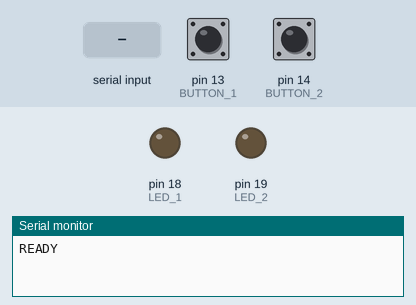
A sketch run on a simulated Arduino Uno, built with avr-gcc and run on an emulated ATmega328P. Shown: output pins drawn as LEDs (lit = HIGH), the last lines printed to the serial monitor. Inputs (shaded band) come from the test bench; at power-on: pin 13 (BUTTON_1) HIGH, pin 14 (BUTTON_2) HIGH.

Above: at 3.3 s.
3.4 s: pin 13 (BUTTON_1) pulled LOW for 0.15 s
At 4.4 s:
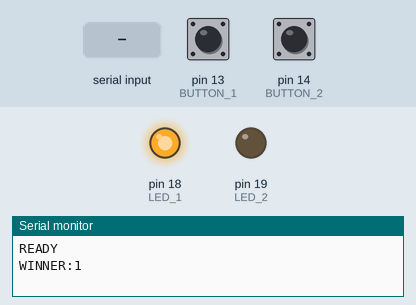
5.0 s: "RESET" received over Serial
At 7.1 s:
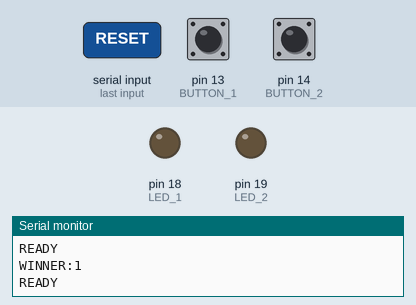
7.5 s: pin 14 (BUTTON_2) pulled LOW for 0.15 s
At 8.6 s:
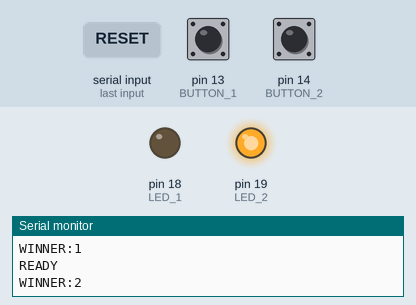
Timing chart, 0 to 10.5 s (numbered marks = the images above; inputs shaded):
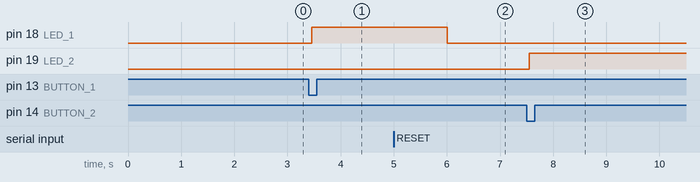

The sketch:

quiz_2teams_simple.ino
```cpp
/*
 * SIMPLIFIED 2-Team Quiz Buzzer - Debug Version
 *
 * This simplified version helps isolate serial communication issues
 *
 * Wiring:
 *  - Team 1 button: GPIO13 (D13) to GND
 *  - Team 2 button: GPIO14 (D14) to GND
 *  - Team 1 LED: GPIO18 (D18) -> LED+ -> 220R -> GND
 *  - Team 2 LED: GPIO19 (D19) -> LED+ -> 220R -> GND
 */

const int BUTTON_1 = 13;
const int BUTTON_2 = 14;
const int LED_1 = 18;
const int LED_2 = 19;

bool gameActive = true;
int winner = 0;

void setup() {
  // Start serial with delay
  Serial.begin(9600);  // Using 9600 for testing
  delay(2000);  // Wait longer for serial to stabilize

  // Configure pins
  pinMode(BUTTON_1, INPUT_PULLUP);
  pinMode(BUTTON_2, INPUT_PULLUP);
  pinMode(LED_1, OUTPUT);
  pinMode(LED_2, OUTPUT);

  // Turn off LEDs
  digitalWrite(LED_1, LOW);
  digitalWrite(LED_2, LOW);

  // Send ready message
  Serial.println("READY");
  delay(100);
}

void loop() {
  // Check for serial reset command
  if (Serial.available()) {
    String cmd = Serial.readString();
    cmd.trim();
    if (cmd == "RESET") {
      resetGame();
    }
  }

  // Simple button checking (if game active)
  if (gameActive) {
    // Team 1 button
    if (digitalRead(BUTTON_1) == LOW) {
      delay(50);  // Simple debounce
      if (digitalRead(BUTTON_1) == LOW) {
        teamWins(1);
      }
    }

    // Team 2 button
    if (digitalRead(BUTTON_2) == LOW) {
      delay(50);  // Simple debounce
      if (digitalRead(BUTTON_2) == LOW) {
        teamWins(2);
      }
    }
  }

  delay(10);  // Small delay
}

void teamWins(int team) {
  if (!gameActive) return;

  gameActive = false;
  winner = team;

  // Turn on winner LED
  if (team == 1) {
    digitalWrite(LED_1, HIGH);
    digitalWrite(LED_2, LOW);
  } else {
    digitalWrite(LED_1, LOW);
    digitalWrite(LED_2, HIGH);
  }

  // Send winner message
  Serial.print("WINNER:");
  Serial.println(team);
  delay(100);
}

void resetGame() {
  gameActive = true;
  winner = 0;

  // Turn off all LEDs
  digitalWrite(LED_1, LOW);
  digitalWrite(LED_2, LOW);

  // Send ready message
  Serial.println("READY");
  delay(100);
} 
```

Measured:
- after the input at 3.4 s, pin 18 (LED_1): LOW → HIGH after 0.05 s
- after the input at 5.0 s, pin 18 (LED_1): HIGH → LOW after 1.0 s
- after the input at 7.5 s, pin 19 (LED_2): LOW → HIGH after 0.05 s
